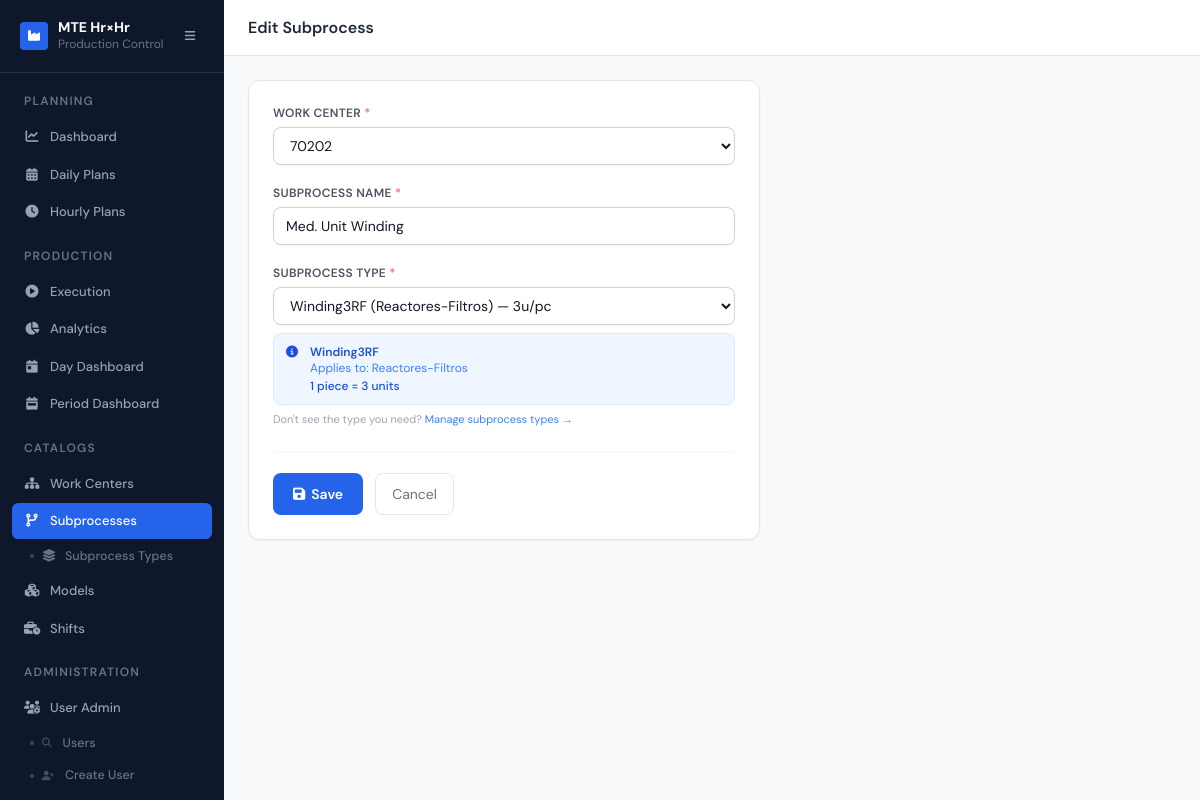
/core/subprocesses/2/edit/ (signed in), run on the app's committed database.
### core/models.py (models this page shows, shortened)
class AuditMixin(models.Model):
    created_by = models.ForeignKey(User, null=True, blank=True, on_delete=models.SET_NULL,
                                   related_name='+', verbose_name="Created by")
    updated_by = models.ForeignKey(User, null=True, blank=True, on_delete=models.SET_NULL,
                                   related_name='+', verbose_name="Updated by")
    created_by_name = models.CharField(max_length=150, blank=True)
    updated_by_name = models.CharField(max_length=150, blank=True)
    created_at = models.DateTimeField(default=timezone.now)
    updated_at = models.DateTimeField(default=timezone.now)
    class Meta:
        abstract = True

class SubProcess(AuditMixin, models.Model):
    work_center      = models.ForeignKey(WorkCenter, on_delete=models.CASCADE)
    name             = models.CharField(max_length=100)
    subprocess_type  = models.ForeignKey(
        SubProcessType,
        on_delete=models.PROTECT,
        related_name="subprocesses",
        verbose_name="Tipo de subprocess",
        null=True,   # temporarily nullable during migration
        blank=True,
    )
    class Meta:
        verbose_name        = "Sub Process"
        verbose_name_plural = "Sub Processes"

### core/views.py (the view)
# urls.py: path("subprocesses/<int:pk>/edit/",   views.sp_update, name="sp_update"),
@login_required
@admin_or_engineer
def sp_update(request, pk):
    sp   = get_object_or_404(SubProcess, pk=pk)
    form = SubProcessForm(request.POST or None, instance=sp)
    if request.method == "POST" and form.is_valid():
        form.save()
        messages.success(request, "Subprocess updated.")
        return redirect("core:sp_list")
    return render(request, "core/sp_form.html",
                  {"form": form, "action": "Edit Subprocess", "obj": sp})

### core/forms.py
class SubProcessForm(forms.ModelForm):
    class Meta:
        model   = SubProcess
        fields  = ["work_center", "name", "subprocess_type"]
        widgets = {
            "work_center":     forms.Select(attrs={"class": _select}),
            "name":            forms.TextInput(attrs={
                                   "class": _input,
                                   "placeholder": "Subprocess name",
                               }),
            "subprocess_type": forms.Select(attrs={"class": _select}),
        }
        labels = {
            "subprocess_type": "Subprocess Type",
        }
    def __init__(self, *args, **kwargs):
        super().__init__(*args, **kwargs)
        self.fields["subprocess_type"].queryset = (
            SubProcessType.objects.filter(is_active=True).order_by("name")
        )
        self.fields["subprocess_type"].empty_label = "— Select a type —"
        self.fields["subprocess_type"].required = True

### core/models.py (called while the page is built)
    def __str__(self):
        return self.name

    def __str__(self):
        return f"{self.name} ({self.get_applies_to_display()}) — {self.units_per_piece}u/pc"

    @property
    def conversion_label(self):
        if self.units_per_piece == 1:
            return "1 piece = 1 unit"
        return f"1 piece = {self.units_per_piece} units"

### users/models.py (called while the page is built)
    @property
    def is_admin(self):
        return self.role == self.ROLE_ADMIN

### templates/core/sp_form.html (shortened to what this page needs)
{% extends "base.html" %}
{% block page_title %}{{ action }}{% endblock %}
{% block content %}
<div class="max-w-lg">
  <div class="bg-white rounded-xl border border-gray-200 shadow-sm p-6">
    <form method="post" novalidate>
      <div class="space-y-5">
        <div>
          <label class="block text-xs font-semibold text-gray-600 mb-1.5 uppercase tracking-wide">
            Work Center <span class="text-red-400">*</span>
          </label>
          {{ form.work_center }}
        </div>
        <div>
          <label class="block text-xs font-semibold text-gray-600 mb-1.5 uppercase tracking-wide">
            Subprocess Name <span class="text-red-400">*</span>
          </label>
          {{ form.name }}
        </div>
        <div>
          <label class="block text-xs font-semibold text-gray-600 mb-1.5 uppercase tracking-wide">
            Subprocess Type <span class="text-red-400">*</span>
          </label>
          {{ form.subprocess_type }}
          <div id="type-info"
               class="hidden mt-2 flex items-start gap-3 rounded-lg border border-blue-100
                      bg-blue-50 px-3 py-2.5 text-xs text-blue-700">
            <i class="fas fa-circle-info mt-0.5 flex-shrink-0"></i>
            <div>
              <p class="font-semibold" id="type-info-name"></p>
              <p id="type-info-applies" class="text-blue-500"></p>
              <p id="type-info-upc" class="font-medium mt-0.5"></p>
            </div>
          </div>
          <p class="text-[11px] text-gray-400 mt-1.5">
            Don't see the type you need?
            <a href="{% url 'core:spt_list' %}" class="text-blue-500 hover:underline">
              Manage subprocess types →
            </a>
          </p>
        </div>
      </div>
      <div class="flex gap-3 mt-6 pt-5 border-t border-gray-100">
        <button type="submit"
                class="bg-blue-600 hover:bg-blue-700 text-white text-sm font-semibold
                       px-5 py-2.5 rounded-lg transition">
          <i class="fas fa-save mr-1.5"></i>Save
        </button>
        <a href="{% url 'core:sp_list' %}"
           class="text-sm text-gray-500 hover:text-gray-800 px-4 py-2.5 rounded-lg
                  border border-gray-200 hover:border-gray-300 transition">
          Cancel
        </a>
      </div>
    </form>
  </div>
</div>
{% endblock %}

### templates/base.html (style rules this page uses)
body { font-family: 'DM Sans', sans-serif; }

### data on the page
SubProcess: work_center "70202", name "Med. Unit Winding", subprocess_type "Winding3RF (Reactores-Filtros) — 3u/pc"

### other printed values
{{ action }} "Edit Subprocess"
